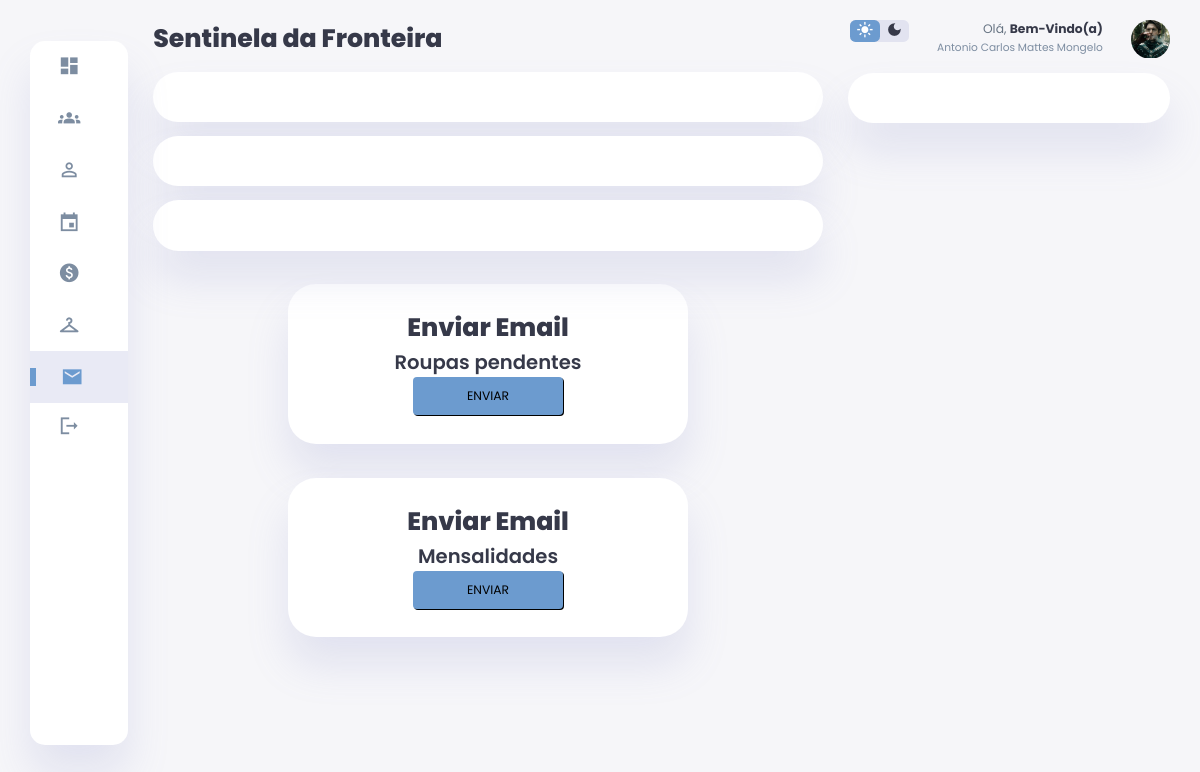
The page /email/index.php (signed in) on the database as committed earlier.
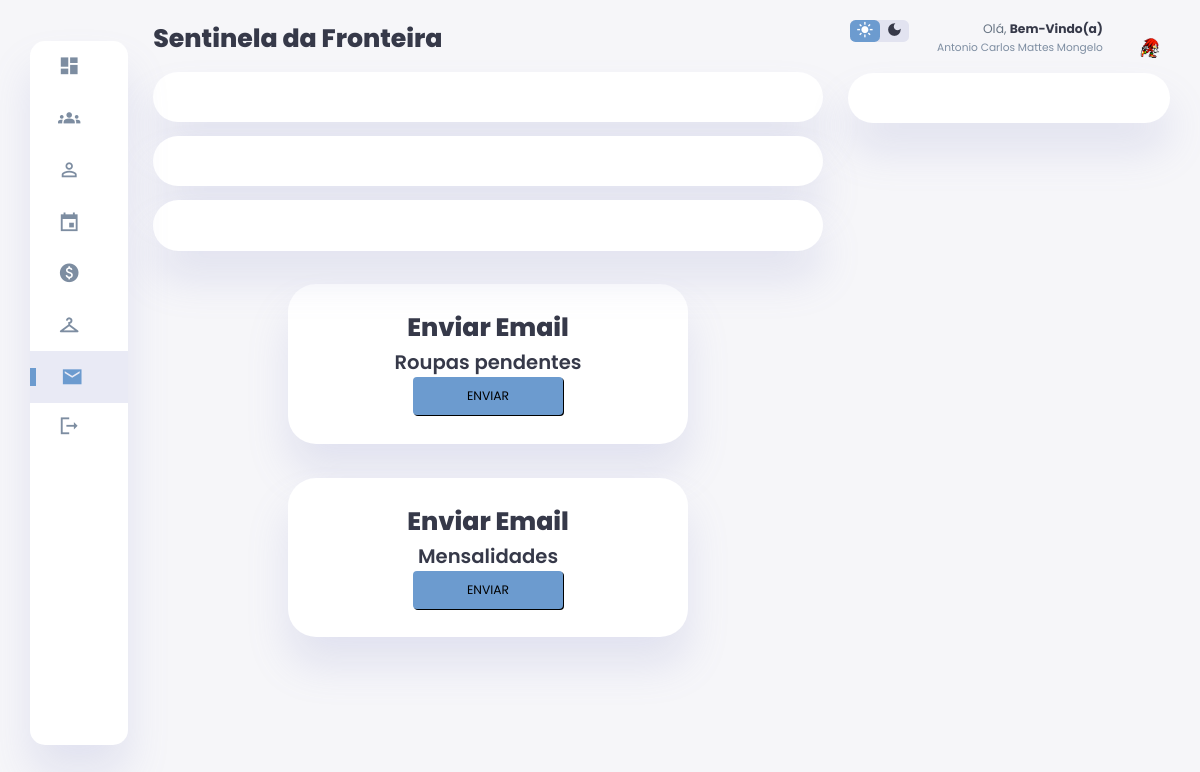
The same page on the database as committed later.
### tables this page shows
CREATE TABLE IF NOT EXISTS `usuario` (
  `id_usuario` int NOT NULL AUTO_INCREMENT,
  `statuss` int DEFAULT NULL,
  `nome` varchar(255) DEFAULT NULL,
  `email` varchar(255) DEFAULT NULL,
  `datas` date DEFAULT NULL,
  `CPF` char(14) DEFAULT NULL,
  `RG` varchar(11) DEFAULT NULL,
  `categoria` varchar(255) NOT NULL,
  `senha` varchar(255) DEFAULT NULL,
  `telefone` varchar(11) DEFAULT NULL,
  `matricula` varchar(255) DEFAULT NULL,
  `imagem` varchar(255) NOT NULL,
  `genero` varchar(255) NOT NULL,
  `endereco` varchar(255) NOT NULL,
  `responsavel` varchar(255) NOT NULL,
  `data_entrada` date NOT NULL,
  `tele_respon` varchar(11) NOT NULL,
  `idade` varchar(2) NOT NULL,
  `nom_dan` varchar(255) NOT NULL,
  `identidade_frente` varchar(255) NOT NULL,
  `identidade_verso` varchar(255) NOT NULL,
  `primeiro_login` tinyint(1) DEFAULT '1',
  PRIMARY KEY (`id_usuario`),
  KEY `id_usuario` (`id_usuario`) USING BTREE
);

### email/index.php (the view, shortened to what this page needs)
<?php
$conexao = conectar();
$id_usuario = $_SESSION['id_usuario'];
$sql = "SELECT * FROM usuario WHERE id_usuario = ?";
$stmt = mysqli_prepare($conexao, $sql);
mysqli_stmt_bind_param($stmt, "i", $id_usuario);
mysqli_stmt_execute($stmt);
$resultado = mysqli_stmt_get_result($stmt);
$dados = mysqli_fetch_assoc($resultado);
?>
<!DOCTYPE html>
<html lang="pt-br">
<head>
    <link rel="stylesheet" href="css/style.css">
</head>
<body>
    <div class="container">
        <aside>
            <div class="sidebar">
                <a href="../coordenador/dashboard.php">
                    <span class="material-icons-sharp">dashboard</span>
                </a>
                <a href="../coordenador/participantes">
                    <span class="material-icons-sharp">groups</span>
                </a>
                <a href="../coordenador/perfil.php">
                    <span class="material-icons-sharp">person_outline</span>
                </a>
                <a href="../coordenador/calen" target="_blank">
                    <span class="material-icons-sharp">event</span>
                </a>
                <a href="../coordenador/pagamentos">
                    <span class="material-icons-sharp">paid</span>
                </a>
                <a href="../coordenador/acessorios">
                    <span class="material-icons-sharp">checkroom</span>
                </a>
                <a href="email" class="active">
                    <span class="material-icons-sharp">email</span>
                </a>
                <a href="logout.php">
                    <span class="material-icons-sharp">logout</span>
                </a>
            </div>
        </aside>
        <main>
            <h1>Sentinela da Fronteira</h1>
            <div class="analyse">
                <div class="sales">
                </div>
                <div class="visits">
                </div>
                <div class="searches">
                </div>
            </div>
            <div class="box">
                <h1>Enviar Email</h1>
                <div class="notification">
                    <h2>Roupas pendentes</h2>
                    <a href="email.php">
                        <label for="enviar" class="form-control">ENVIAR</label></a>
                </div>
            </div>
            <div class="box">
                <h1>Enviar Email</h1>
                <div class="notification">
                    <h2>Mensalidades</h2>
                    <a href="../usuario/pagamento/email/email.php">
                        <label for="enviar" class="form-control">ENVIAR</label></a>
                </div>
            </div>
        </main>
        <div class="right-section">
            <div class="nav">
                <div class="dark-mode">
                    <span class="material-icons-sharp light ">light_mode</span>
                    <span class="material-icons-sharp dark">dark_mode</span>
                </div>
                <div class="profile">
                    <div class="info">
                        <p>Olá, <b>Bem-Vindo(a)</b></p>
                        <small class="text-muted"><?php echo htmlspecialchars($dados['nome']); ?></small>
                    </div>
                    <div class="profile-photo">
                        <img src="../img/perfil/<?php echo htmlspecialchars($dados['imagem']); ?>" alt="user">
                    </div>
                </div>
            </div>
            <div class="user-profile">
            </div>
        </div>
    </div>
</body>
</html>

Rows that differ between the two databases and show on the page:
changed usuario "Antonio Carlos Mattes Mongelo": imagem: a different picture
